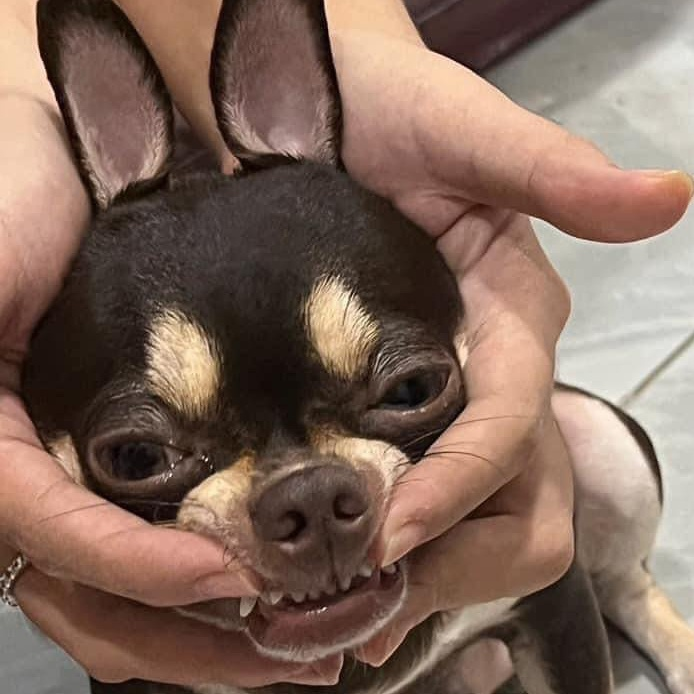
#> input picture resized_image.jpg, 694 x 694 px
$ python img_resize.py --pathin resized_image.jpg
#> lines starting #> are read from the running program, lines starting #| are printed output that depends on the picture
import cv2
import argparse
import hashlib


def hashCal(path, algo='md5'):
    hasher = hashlib.new(algo)

    with open(path, 'rb') as f:
        while chunk := f.read(4096):
            hasher.update(chunk)

    return hasher.hexdigest()


if __name__ == "__main__":
    parser = argparse.ArgumentParser()
    parser.add_argument('--pathin', default="fakepathin.jpg", type=str, help='Duong dan anh input')
    parser.add_argument('--pathout', default="fakepathout.jpg", type=str, help='Duong dan anh output')
    parser.add_argument('--width', default=100, type=int, help='Chieu ngang anh')
    parser.add_argument('--height', default=100, type=int, help='Chieu cao anh')
    args = parser.parse_args()

    image = cv2.imread(args.pathin)
#> image is the input picture: shape (694, 694, 3); mean B, G, R 90.7, 103.8, 128.9
    width = image.shape[1]
#> width = 694
    height = image.shape[0]
#> height = 694
    resized_image = cv2.resize(cv2.resize(image, (args.width, args.height)), (width, height))
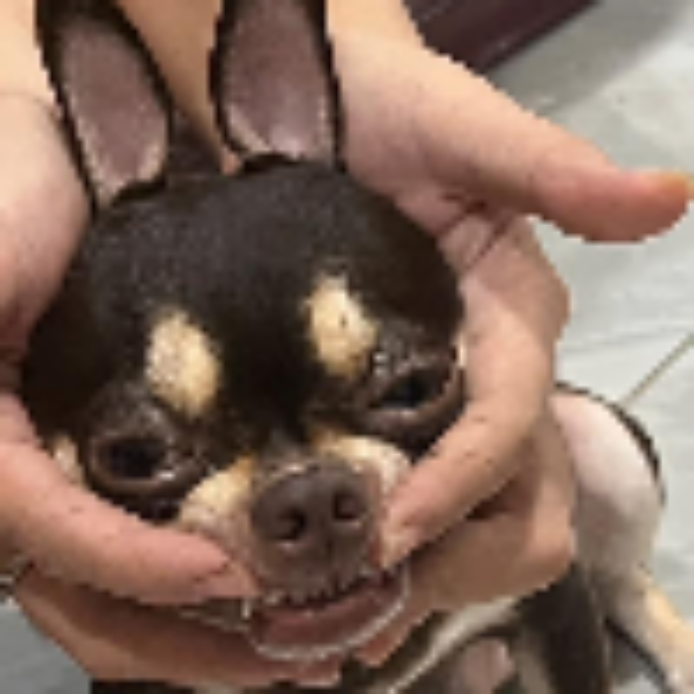
#> resized_image: shape (694, 694, 3); mean B, G, R 90.4, 103.5, 128.6

    cv2.imwrite(filename=args.pathout, img=resized_image)
    hash_value = hashCal(args.pathout)
    print(f"Anh moi luu tai: {args.pathout}, MD5 checksum: {hash_value}")
